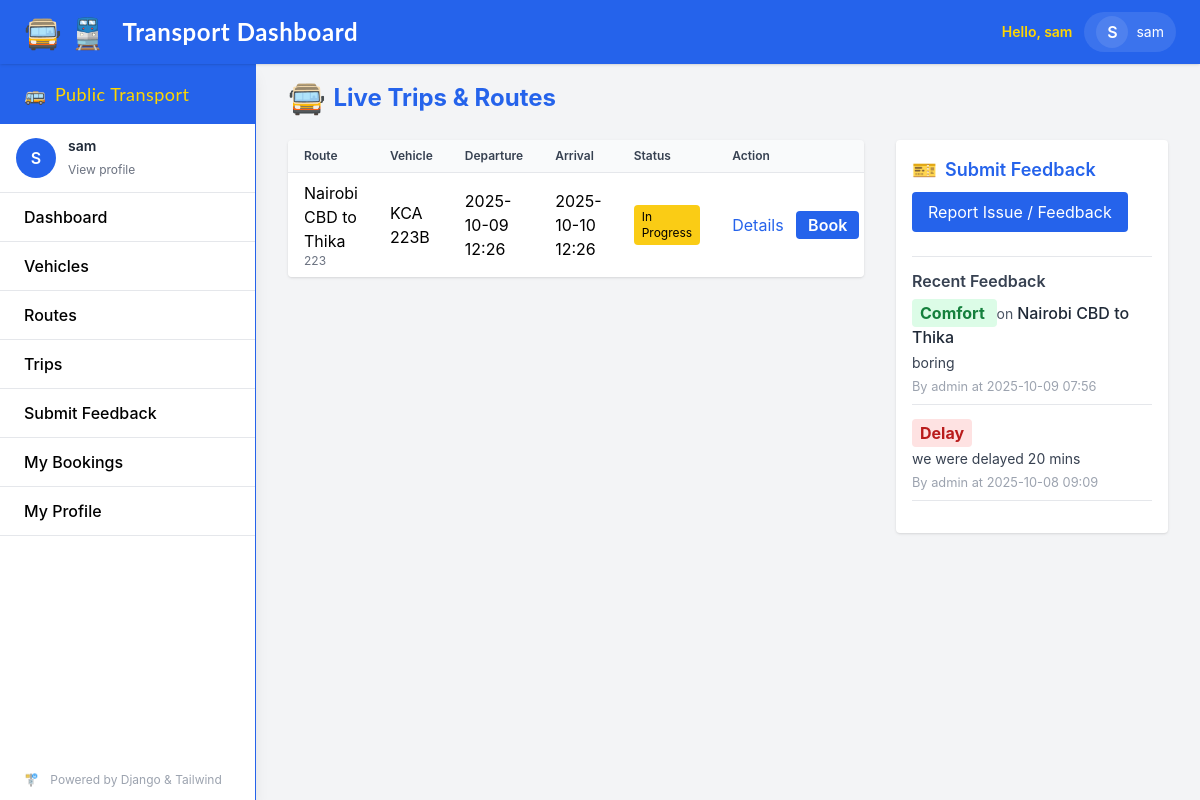
The app's page / (signed in), older data.
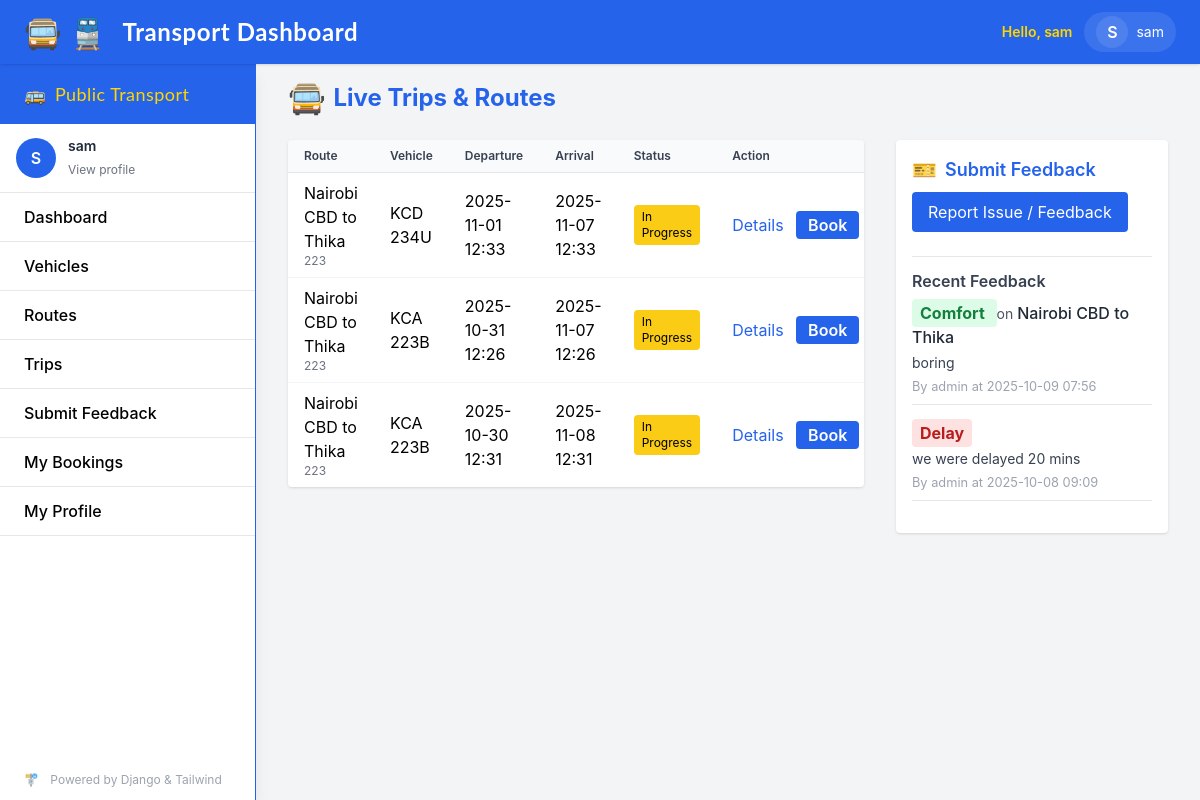
The same page, newer data.
### transport/models.py (models this page shows, shortened)
class Trip(models.Model):
    route = models.ForeignKey(Route, on_delete=models.CASCADE)
    vehicle = models.ForeignKey(Vehicle, on_delete=models.SET_NULL, null=True)
    scheduled_departure = models.DateTimeField()
    scheduled_arrival = models.DateTimeField()
    actual_departure = models.DateTimeField(null=True, blank=True)
    actual_arrival = models.DateTimeField(null=True, blank=True)
    timetable = models.ForeignKey(Timetable, on_delete=models.SET_NULL, null=True, blank=True)
    available_seats = models.PositiveIntegerField(default=0)

class Route(models.Model):
    name = models.CharField(max_length=100)
    code = models.CharField(max_length=20, unique=True)
    description = models.TextField(blank=True)
    active = models.BooleanField(default=True)

class Vehicle(models.Model):
    VEHICLE_TYPE_CHOICES = (
        ('bus', 'Bus'),
        ('train', 'Train'),
    )
    code = models.CharField(max_length=20, unique=True)
    vehicle_type = models.CharField(max_length=10, choices=VEHICLE_TYPE_CHOICES)
    capacity = models.PositiveIntegerField()
    active = models.BooleanField(default=True)
    assigned_routes = models.ManyToManyField(Route, related_name='vehicles', blank=True)

class Feedback(models.Model):
    user = models.ForeignKey(User, on_delete=models.SET_NULL, null=True, blank=True)
    submitted_at = models.DateTimeField(auto_now_add=True)
    route = models.ForeignKey(Route, on_delete=models.SET_NULL, null=True, blank=True)
    trip = models.ForeignKey(Trip, on_delete=models.SET_NULL, null=True, blank=True)
    category = models.CharField(max_length=50, choices=[
        ("delay", "Delay"),
        ("comfort", "Comfort"),
        ("cleanliness", "Cleanliness"),
        ("other", "Other"),
    ], default="other")
    description = models.TextField()
    resolved = models.BooleanField(default=False)

### transport/views.py (the view)
# urls.py: path('', DashboardView.as_view(), name='dashboard'),
class DashboardView(LoginRequiredMixin, ListView):
    model = Trip
    template_name = 'dashboard/dashboard.html'
    context_object_name = 'trips'
    paginate_by = 20
    def get_queryset(self):
        return Trip.objects.order_by('-scheduled_departure')[:20]
    def get_context_data(self, **kwargs):
        context = super().get_context_data(**kwargs)
        context['routes'] = Route.objects.filter(active=True)
        context['vehicles'] = Vehicle.objects.filter(active=True)
        context['feedbacks'] = Feedback.objects.order_by('-submitted_at')[:10]
        return context

### transport/templates/dashboard/dashboard.html (shortened to what the changed rows need)
{% extends "base.html" %}
{% block content %}
<div class="flex items-center mb-6 gap-2">
    <h2 class="text-2xl font-bold text-transport-blue">Live Trips &amp; Routes</h2>
</div>
<div class="grid grid-cols-1 md:grid-cols-3 gap-8">
    <div class="md:col-span-2">
        <div class="overflow-x-auto rounded shadow bg-white">
            <table class="min-w-full divide-y divide-gray-200">
                <thead class="bg-gray-50">
                    <tr>
                        <th class="px-4 py-2 text-left text-xs font-semibold text-gray-700">Route</th>
                        <th class="px-4 py-2 text-left text-xs font-semibold text-gray-700">Vehicle</th>
                        <th class="px-4 py-2 text-left text-xs font-semibold text-gray-700">Departure</th>
                        <th class="px-4 py-2 text-left text-xs font-semibold text-gray-700">Arrival</th>
                        <th class="px-4 py-2 text-left text-xs font-semibold text-gray-700">Status</th>
                        {% if user.is_authenticated and not user.is_staff %}
                        <th class="px-4 py-2 text-left text-xs font-semibold text-gray-700">Action</th>
                        {% endif %}
                    </tr>
                </thead>
                <tbody class="bg-white divide-y divide-gray-100">
                    {% for trip in trips %}
                    <tr>
                        <td class="px-4 py-2">
                            {{ trip.route.name }}
                            {% if trip.route.code %}<div class="text-xs text-gray-500">{{ trip.route.code }}</div>{% endif %}
                        </td>
                        <td class="px-4 py-2">
                            {% if trip.vehicle %}
                                {{ trip.vehicle.code }}
                            {% else %}
                                <span class="text-xs text-gray-400">Unassigned</span>
                            {% endif %}
                        </td>
                        <td class="px-4 py-2">{{ trip.scheduled_departure|date:"Y-m-d H:i" }}</td>
                        <td class="px-4 py-2">{{ trip.scheduled_arrival|date:"Y-m-d H:i" }}</td>
                        <td class="px-4 py-2">
                            {% if trip.actual_arrival %}
                                {% if trip.scheduled_arrival and trip.actual_arrival > trip.scheduled_arrival %}
                                    <span class="inline-block px-2 py-1 rounded bg-red-600 text-white text-xs">Delayed</span>
                                {% else %}
                                    <span class="inline-block px-2 py-1 rounded bg-green-600 text-white text-xs">On time</span>
                                {% endif %}
                            {% else %}
                                <span class="inline-block px-2 py-1 rounded bg-yellow-400 text-black text-xs">In Progress</span>
                            {% endif %}
                        </td>
                        {% if user.is_authenticated and not user.is_staff %}
                        <td class="px-4 py-2 whitespace-nowrap">
                            <a href="{% url 'dashboard:trip-detail' trip.pk %}" class="text-blue-600 hover:underline mr-2">Details</a>
                            {% if trip.available_seats|default:0 > 0 %}
                                <a href="{% url 'dashboard:booking-add' %}?trip={{ trip.pk }}" class="bg-blue-600 text-white px-3 py-1 rounded hover:bg-blue-700 transition font-semibold">Book</a>
                            {% else %}
                                <span class="text-xs text-gray-500">Sold out</span>
                            {% endif %}
                        </td>
                        {% endif %}
                    </tr>
                    {% empty %}
                    <tr>
                        <td colspan="{% if user.is_authenticated and not user.is_staff %}6{% else %}5{% endif %}" class="px-4 py-4 text-center text-gray-500">No trips available.</td>
                    </tr>
                    {% endfor %}
                </tbody>
            </table>
        </div>
    </div>
    <div>
        <div class="bg-white rounded shadow p-4">
            <ul>
                {% for fb in feedbacks %}
                <li class="mb-4 border-b pb-2">
                    <span class="font-bold px-2 py-1 rounded
                        {% if fb.category == 'delay' %}bg-red-100 text-red-700
                        {% elif fb.category == 'comfort' %}bg-green-100 text-green-700
                        {% elif fb.category == 'cleanliness' %}bg-yellow-100 text-yellow-800
                        {% else %}bg-blue-100 text-blue-700{% endif %}
                    ">
                        {{ fb.get_category_display }}
                    </span>
                    {% if fb.route %}
                        <span class="text-sm text-gray-600"> on </span>
                        <span class="text-gray-800 font-medium">{{ fb.route.name }}</span>
                    {% endif %}
                    <div class="text-gray-700 mt-1 text-sm">{{ fb.description|truncatechars:80 }}</div>
                    <small class="block text-gray-400 mt-1">
                        By
                        {% if fb.user %}
                            {{ fb.user.username }}
                        {% else %}
                            Anonymous
                        {% endif %}
                        at {{ fb.submitted_at|date:"Y-m-d H:i" }}
                    </small>
                </li>
                {% empty %}
                <li class="text-gray-500">No feedback yet.</li>
                {% endfor %}
            </ul>
        </div>
    </div>
</div>
{% endblock %}

Row changes from the older to the newer data that the page shows:
added Trip: route.name "Nairobi CBD to Thika", route.code "223", vehicle.code "KCD 234U", scheduled_departure "2025-11-01 12:33", scheduled_arrival "2025-11-07 12:33", shows "In Progress"
changed Trip (number 2 of 3 on the later page): scheduled_departure "2025-10-09 12:26" → "2025-10-31 12:26"; scheduled_arrival "2025-10-10 12:26" → "2025-11-07 12:26"
added Trip: route.name "Nairobi CBD to Thika", route.code "223", vehicle.code "KCA 223B", scheduled_departure "2025-10-30 12:31", scheduled_arrival "2025-11-08 12:31", shows "In Progress"
